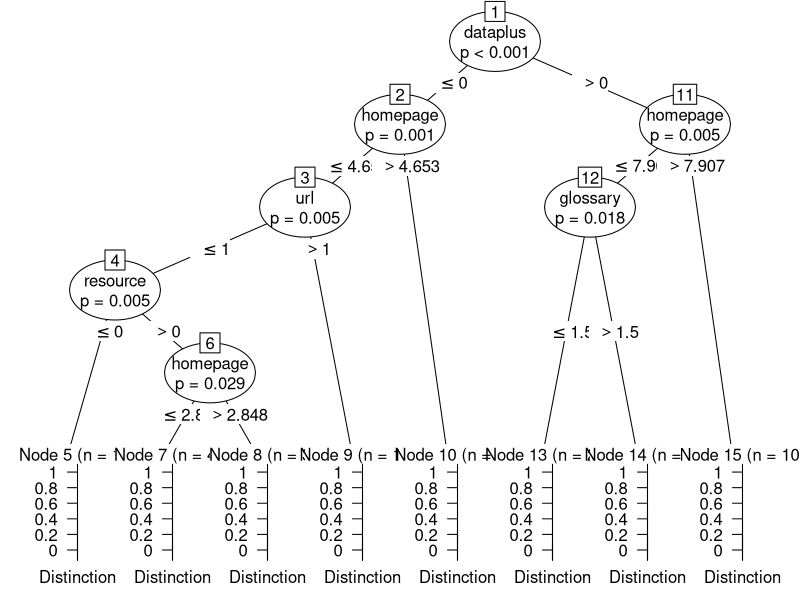
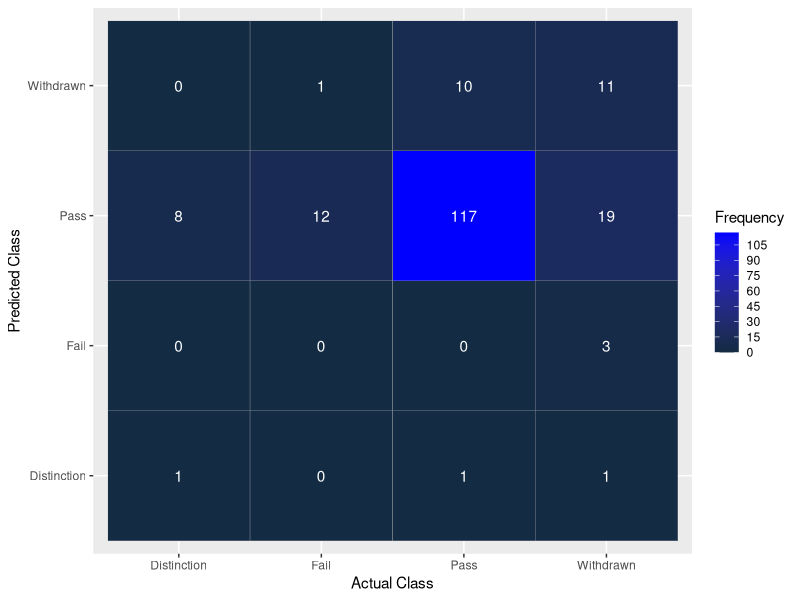

These figures' R source, in order:
## ---- chunk 1
knitr::opts_chunk$set(echo = TRUE)
## ---- chunk 2
library(ggplot2)
library(party)
library(rpart)
## ---- chunk 3
df1 <- read.csv("AAA_Data_for_Tree.csv")

## ---- chunk 4

df1 <- df1[,-1]
## ---- chunk 5
n = nrow(df1)
train = sample(1:n, size = round(0.75*n), replace=FALSE)
df1.train = df1[train,]
df1.test = df1[-train,]
## ---- chunk 6

tree <- ctree(factor(final_result) ~ homepage + forumng + glossary + dataplus + oucollaborate + oucontent + resource + subpage + url, data=df1.train)

## ---- chunk 7

plot(tree)

## ---- chunk 8
df1.test$prediction <- predict(tree, df1.test)

## ---- chunk 9
c2.tree <- rpart(prediction ~ homepage + forumng + glossary + dataplus + oucollaborate + oucontent + resource + subpage + url, data=df1.test) 
printcp(c2.tree)
rpart(formula = prediction ~ homepage + forumng + glossary + dataplus + oucollaborate + oucontent + resource + subpage + url, data = df1.test, method = "class")
## ---- chunk 10
table(df1.test$final_result, df1.test$prediction)

## ---- chunk 11
tree_confusion <- as.data.frame(table(df1.test$final_result, df1.test$prediction))

tree_plot <- ggplot(tree_confusion)

tree_plot + geom_tile(aes(x=Var1, y=Var2, fill=Freq), color = "gray") + scale_x_discrete(name="Actual Class") + scale_y_discrete(name="Predicted Class") + scale_fill_gradient(breaks=seq(from=-0, to=110, by=15), high = "blue") + labs(fill="Frequency") + geom_text(data = tree_confusion, aes(x=Var1, y=Var2, label=Freq), color = "white")
